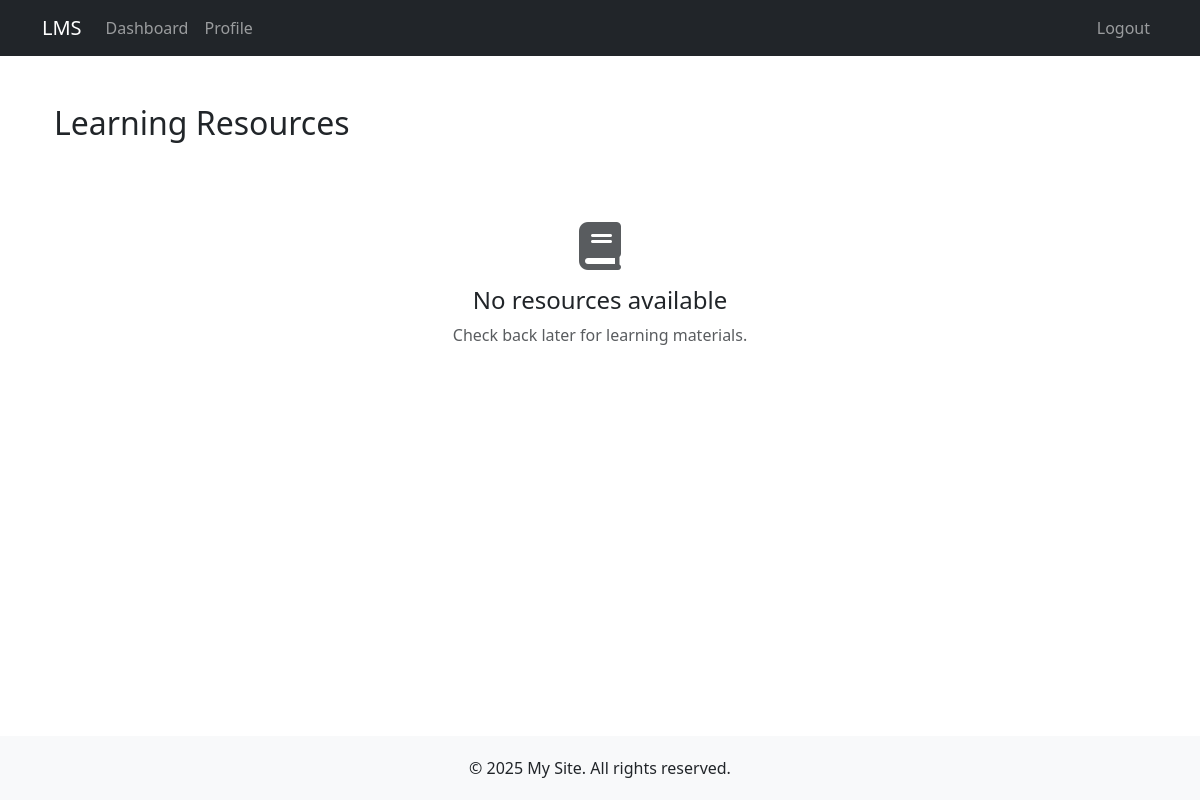
Before: /resources/ (signed in) with the older database file.
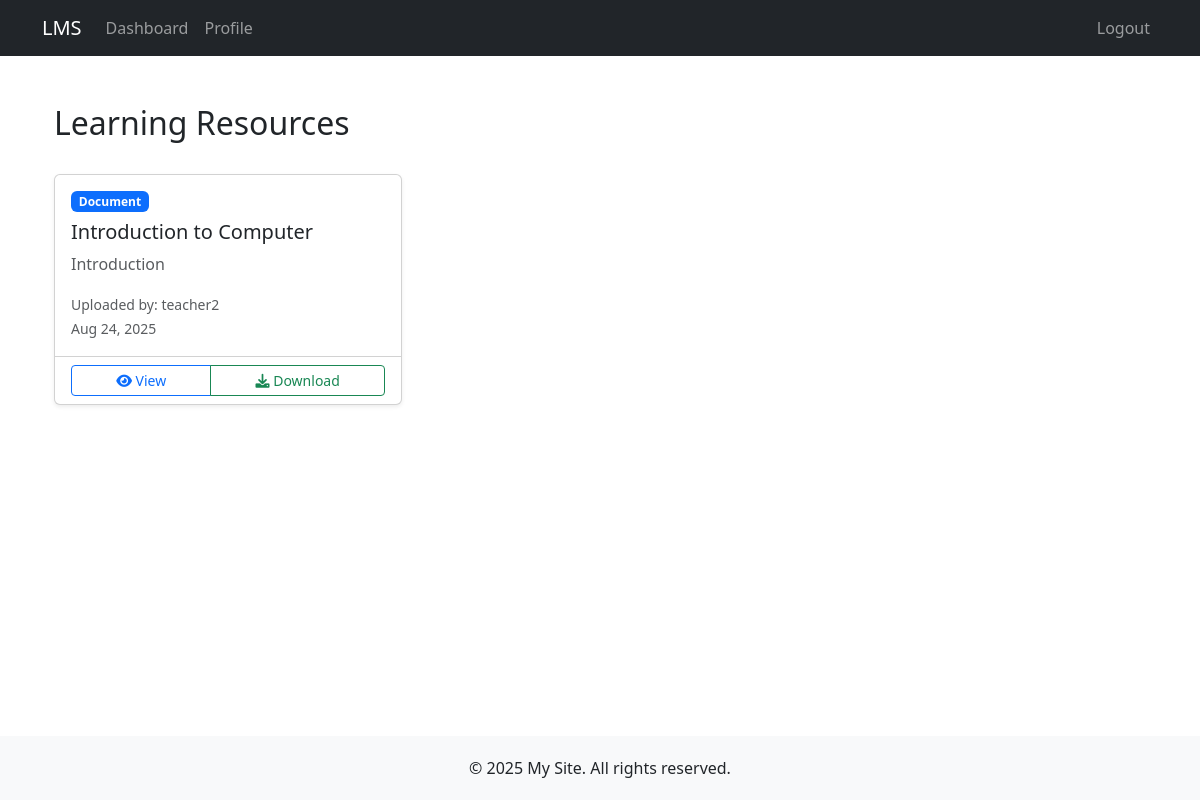
After: the same page with the newer database file.
### resources/models.py (models this page shows, shortened)
class Resource(models.Model):
    RESOURCE_TYPES = (
        ('document', 'Document'),
        ('video', 'Video'),
        ('link', 'Link'),
        ('other', 'Other'),
    )
    title = models.CharField(max_length=200)
    description = models.TextField(blank=True)
    resource_type = models.CharField(max_length=10, choices=RESOURCE_TYPES, default='document')
    file = models.FileField(upload_to='resources/', blank=True, null=True)
    url = models.URLField(blank=True)
    uploaded_by = models.ForeignKey(User, on_delete=models.CASCADE, related_name='uploaded_resources')
    created_at = models.DateTimeField(auto_now_add=True)
    updated_at = models.DateTimeField(auto_now=True)
    is_published = models.BooleanField(default=True)
    class Meta:
        ordering = ['-created_at']

### resources/views.py (the view)
# urls.py: path('', views.resources_view, name='resources'),
@login_required
def resources_view(request):
    resources = Resource.objects.filter(is_published=True)
    if is_trainer(request.user):
        resources = Resource.objects.all()
    context = {
        'resources': resources,
        'is_trainer': is_trainer(request.user)
    }
    return render(request, 'resources/resources.html', context)

### resources/views.py (called while the page is built)
def is_trainer(user):
    return hasattr(user, 'userprofile') and user.userprofile.user_type == 'trainer'

### templates/resources/resources.html (shortened to what this page needs)
{% extends 'base.html' %}
{% block content %}
<div class="container mt-4">
    <div class="d-flex justify-content-between align-items-center mb-4">
        <h2>Learning Resources</h2>
    </div>
    <div class="row">
        {% for resource in resources %}
        <div class="col-md-6 col-lg-4 mb-4">
            <div class="card h-100 shadow-sm">
                <div class="card-body">
                    <div class="d-flex justify-content-between align-items-start mb-2">
                        <span class="badge bg-{% if resource.resource_type == 'document' %}primary{% elif resource.resource_type == 'video' %}danger{% elif resource.resource_type == 'link' %}success{% else %}secondary{% endif %}">
                            {{ resource.get_resource_type_display }}
                        </span>
                    </div>
                    <h5 class="card-title">{{ resource.title }}</h5>
                    <p class="card-text text-muted">{{ resource.description|truncatewords:20 }}</p>
                    <div class="mt-auto">
                        <small class="text-muted">
                            Uploaded by: {{ resource.uploaded_by.username }}<br>
                            {{ resource.created_at|date:"M d, Y" }}
                        </small>
                    </div>
                </div>
                <div class="card-footer bg-transparent">
                    <div class="btn-group w-100">
                        <a href="{% url 'resource_detail' resource.pk %}" class="btn btn-outline-primary btn-sm">
                            <i class="fas fa-eye"></i> View
                        </a>
                        {% if resource.file %}
                        <a href="{% url 'download_resource' resource.pk %}" class="btn btn-outline-success btn-sm">
                            <i class="fas fa-download"></i> Download
                        </a>
                        {% endif %}
                    </div>
                </div>
            </div>
        </div>
        {% empty %}
        <div class="col-12">
            <div class="text-center py-5">
                <i class="fas fa-book fa-3x text-muted mb-3"></i>
                <h4>No resources available</h4>
                <p class="text-muted">{% if is_trainer %}Get started by adding your first resource.{% else %}Check back later for learning materials.{% endif %}</p>
            </div>
        </div>
        {% endfor %}
    </div>
</div>
{% endblock %}

Changed rows visible on the page:
added Resource: resource_type "Document", title "Introduction to Computer", description "Introduction", uploaded_by.username "teacher2", created_at "Aug 24, 2025", shows "Download"
Other visible differences:
text no longer shown: "No resources available Check back later for learning materials."
